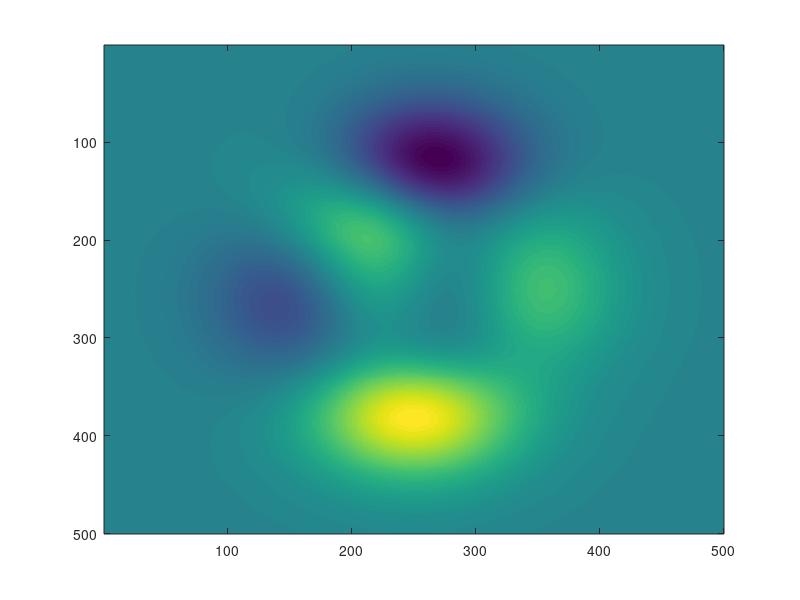

Recreate this plot in MATLAB. (Note: this script raises an error after producing the figure.)
cd(fileparts(mfilename('fullpath'))); % Change working directory to source code directory.
addpath('../../../../'); % Add the ParaMonte library root directory to the search path.

figure("color", "white");
imagesc(peaks(500));
colormap(pm.vis.cmap.redblue(256));
colorbar;
pm.vis.figure.savefig("redblue.1.png", "-m3");

figure("color", "white");
load topo
imagesc(0:360, -90:90, topo); axis("xy");
colormap(pm.vis.cmap.redblue());
colorbar;
pm.vis.figure.savefig("redblue.2.png", "-m3");